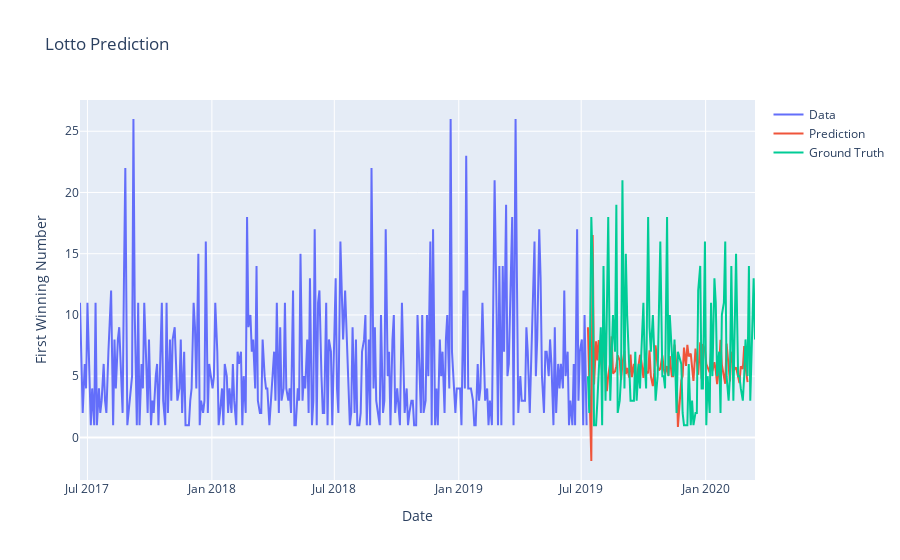

Notebook cell for this chart:
### Markdown cell above
## Prediction

### Code cell
prediction = model.predict_generator(test_generator)

first_train = first_train.reshape((-1))
first_test = first_test.reshape((-1))
prediction = prediction.reshape((-1))

trace1 = go.Scatter(
    x = date_train,
    y = first_train,
    mode = 'lines',
    name = 'Data'
)

trace2 = go.Scatter(
    x = date_test,
    y = prediction,
    mode = 'lines',
    name = 'Prediction'
)

trace3 = go.Scatter(
    x = date_test,
    y = first_test,
    mode='lines',
    name = 'Ground Truth'
)

layout = go.Layout(
    title = "Lotto Prediction",
    xaxis = {'title' : "Date"},
    yaxis = {'title' : "First Winning Number"}
)

fig = go.Figure(data=[trace1,trace2,trace3], layout=layout)
fig.show()
